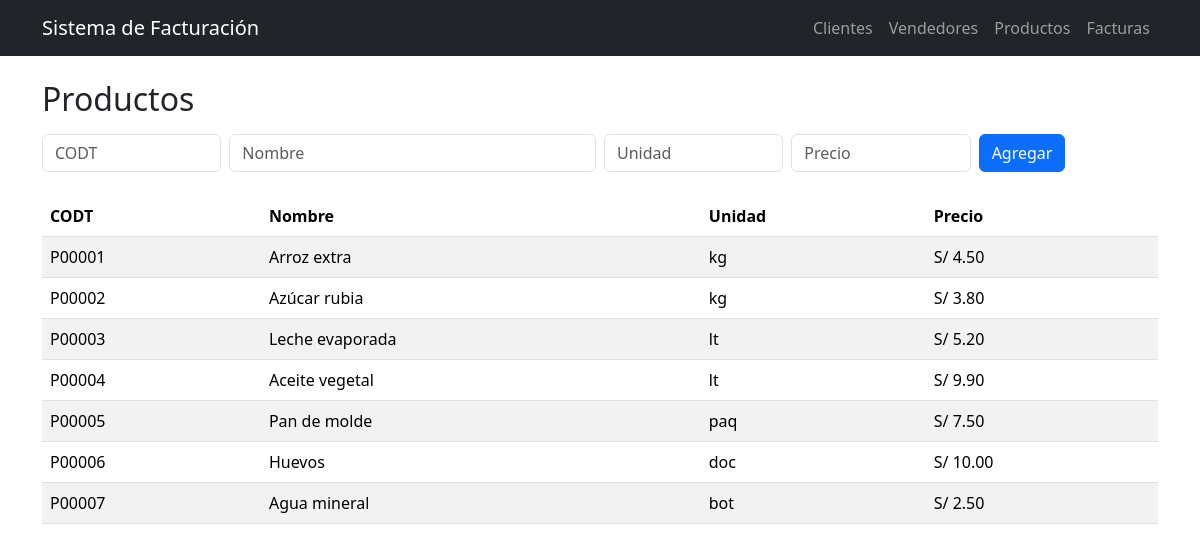
The app's page /productos, older data.
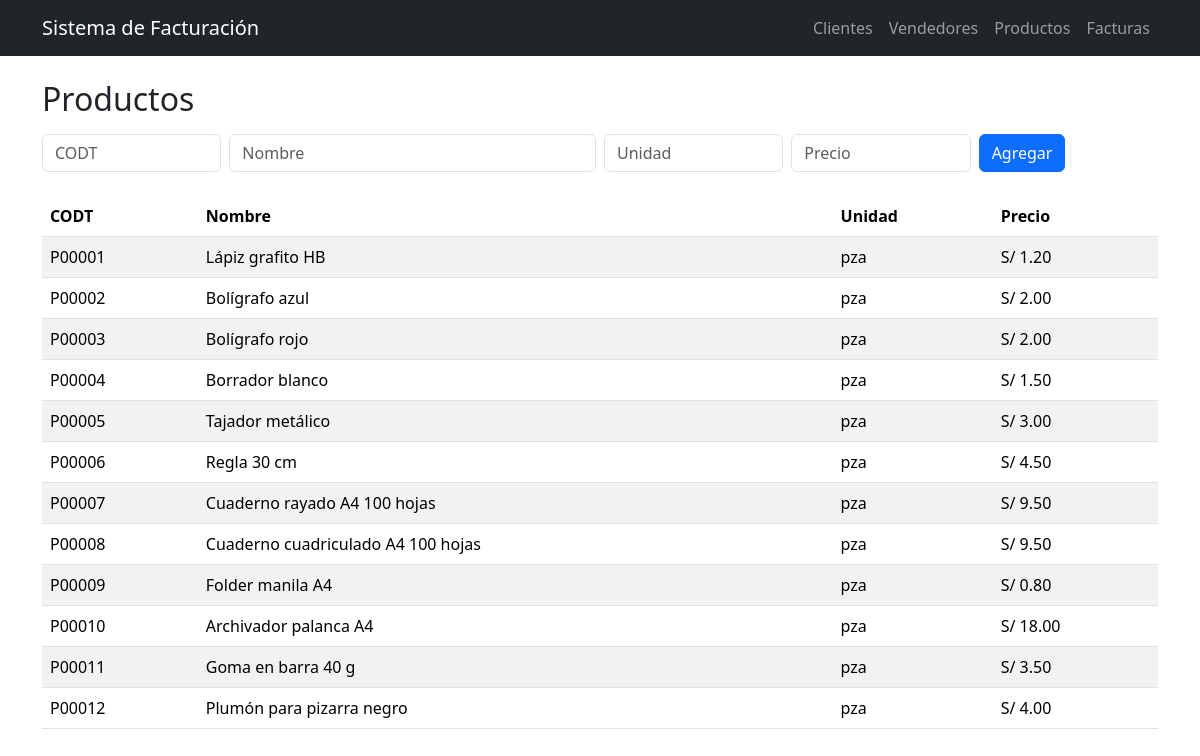
The same page, newer data.
### tables this page shows
CREATE TABLE "PRODUCTO" (
  CODT  CHAR(6)      PRIMARY KEY,
  NOMB  VARCHAR(50)  NOT NULL,
  UNID  VARCHAR(10)  NOT NULL CHECK (length(UNID) BETWEEN 1 AND 10),
  PREC  DECIMAL(10,2) NOT NULL CHECK (PREC >= 0),
  UNIQUE (NOMB, UNID)
);

### app.py (the view)
@app.route("/productos")
def productos():
    db = get_db()
    rows = db.execute("SELECT * FROM PRODUCTO ORDER BY CODT").fetchall()
    return render_template("productos.html", rows=rows)

### app.py (called while the page is built)
def get_db():
    db = getattr(g, "_db", None)
    if db is None:
        need_init = not os.path.exists(DB_PATH)
        db = g._db = sqlite3.connect(DB_PATH)
        db.row_factory = sqlite3.Row
        db.execute("PRAGMA foreign_keys = ON")
        if need_init:
            with open(SCHEMA_PATH, "r", encoding="utf-8") as f:
                db.executescript(f.read())
            seed(db)
            db.commit()
    return db

### templates/productos.html
{% extends "base.html" %}
{% block content %}
<h2 class="mb-3">Productos</h2>
<form class="row g-2 mb-4" method="post" action="{{ url_for('productos_nuevo') }}">
  <div class="col-2"><input required name="CODT" placeholder="CODT" class="form-control"></div>
  <div class="col-4"><input name="NOMB" placeholder="Nombre" class="form-control"></div>
  <div class="col-2"><input name="UNID" placeholder="Unidad" class="form-control"></div>
  <div class="col-2"><input type="number" step="0.01" name="PREC" placeholder="Precio" class="form-control"></div>
  <div class="col-2"><button class="btn btn-primary">Agregar</button></div>
</form>
<table class="table table-striped">
  <thead><tr><th>CODT</th><th>Nombre</th><th>Unidad</th><th>Precio</th></tr></thead>
  <tbody>
  {% for r in rows %}
    <tr><td>{{ r.CODT }}</td><td>{{ r.NOMB }}</td><td>{{ r.UNID }}</td><td>S/ {{ '%.2f'|format(r.PREC) }}</td></tr>
  {% endfor %}
  </tbody>
</table>
{% endblock %}

### templates/base.html (shortened to what this page needs)
<!doctype html>
<html lang="es">
<head>
  <link
    href="https://cdn.jsdelivr.net/npm/bootstrap@5.3.3/dist/css/bootstrap.min.css"
    rel="stylesheet">
</head>
<body>
<nav class="navbar navbar-expand-lg bg-dark navbar-dark mb-4">
  <div class="container">
    <a class="navbar-brand" href="{{ url_for('index') }}">Sistema de Facturación</a>
    <div class="navbar-nav">
      <a class="nav-link" href="{{ url_for('clientes') }}">Clientes</a>
      <a class="nav-link" href="{{ url_for('vendedores') }}">Vendedores</a>
      <a class="nav-link" href="{{ url_for('productos') }}">Productos</a>
      <a class="nav-link" href="{{ url_for('facturas') }}">Facturas</a>
    </div>
  </div>
</nav>
<div class="container">
  {% block content %}{% endblock %}
</div>
</body>
</html>

Row changes from the older to the newer data that the page shows:
changed PRODUCTO "P00001": NOMB "Arroz extra" → "Lápiz grafito HB"; UNID "kg" → "pza"; PREC "4.50" → "1.20"
changed PRODUCTO "P00002": NOMB "Azúcar rubia" → "Bolígrafo azul"; UNID "kg" → "pza"; PREC "3.80" → "2.00"
changed PRODUCTO "P00003": NOMB "Leche evaporada" → "Bolígrafo rojo"; UNID "lt" → "pza"; PREC "5.20" → "2.00"
changed PRODUCTO "P00004": NOMB "Aceite vegetal" → "Borrador blanco"; UNID "lt" → "pza"; PREC "9.90" → "1.50"
changed PRODUCTO "P00005": NOMB "Pan de molde" → "Tajador metálico"; UNID "paq" → "pza"; PREC "7.50" → "3.00"
changed PRODUCTO "P00006": NOMB "Huevos" → "Regla 30 cm"; UNID "doc" → "pza"; PREC "10.00" → "4.50"
changed PRODUCTO "P00007": NOMB "Agua mineral" → "Cuaderno rayado A4 100 hojas"; UNID "bot" → "pza"; PREC "2.50" → "9.50"
added PRODUCTO: CODT "P00008", NOMB "Cuaderno cuadriculado A4 100 hojas", UNID "pza", PREC "9.50"
added PRODUCTO: CODT "P00009", NOMB "Folder manila A4", UNID "pza", PREC "0.80"
added PRODUCTO: CODT "P00010", NOMB "Archivador palanca A4", UNID "pza", PREC "18.00"
added PRODUCTO: CODT "P00011", NOMB "Goma en barra 40 g", UNID "pza", PREC "3.50"
added PRODUCTO: CODT "P00012", NOMB "Plumón para pizarra negro", UNID "pza", PREC "4.00"
